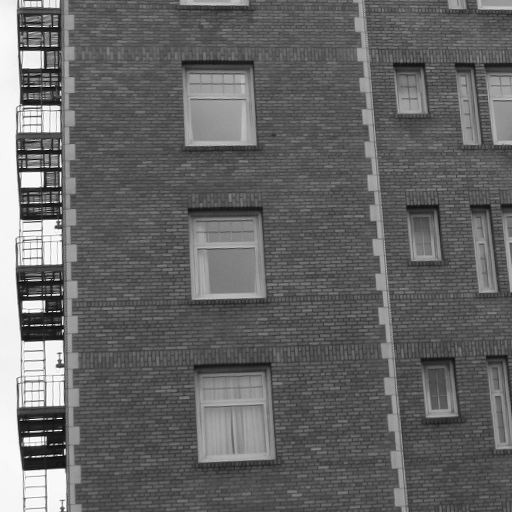
%> input picture image-lab/02/code/img/bricks_bw.png, 512 x 512 px
$ octave 3.1.m   (GNU Octave 9; MATLAB toolbox functions it lacks are replaced by stand-ins)
%> lines starting %> are read from the running program, lines starting %| are printed output that depends on the picture
img1 = imread('img/bricks_bw.png');
%> img1 is the input picture: size 512x512 uint8; min 0, max 255, mean 101.4
img2 = double(imread('img/cameraman.png'));
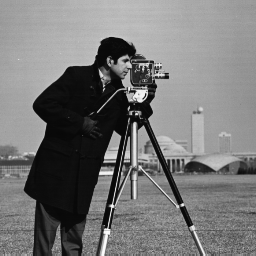
%> input picture image-lab/02/code/img/cameraman.png, 256 x 256 px
%> img2: size 256x256 double; min 7, max 253, mean 118.7; mean of the top-left, top-right, bottom-left and bottom-right quarters 119.9, 153.8, 75.8, 125.4

img2f = fft2(img2, size(img2)(1), size(img2)(2));
plot(log(1+abs(fftshift(img2f))))
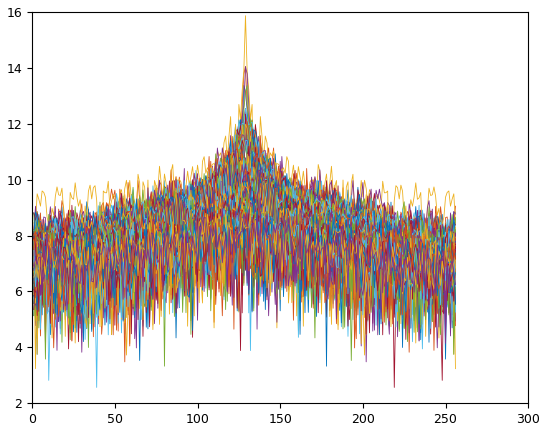
%> figure redrawn from the program's plot data; curve peaks at x = 103, y = 9.02; curve peaks at x = 128, y = 8.82; curve peaks at x = 103, y = 8.96; curve peaks at x = 155, y = 8.9
pause()

img1f = fft2(img1, size(img1)(1), size(img1)(2));
plot(log(1+abs(fftshift(img2f))))
pause()
